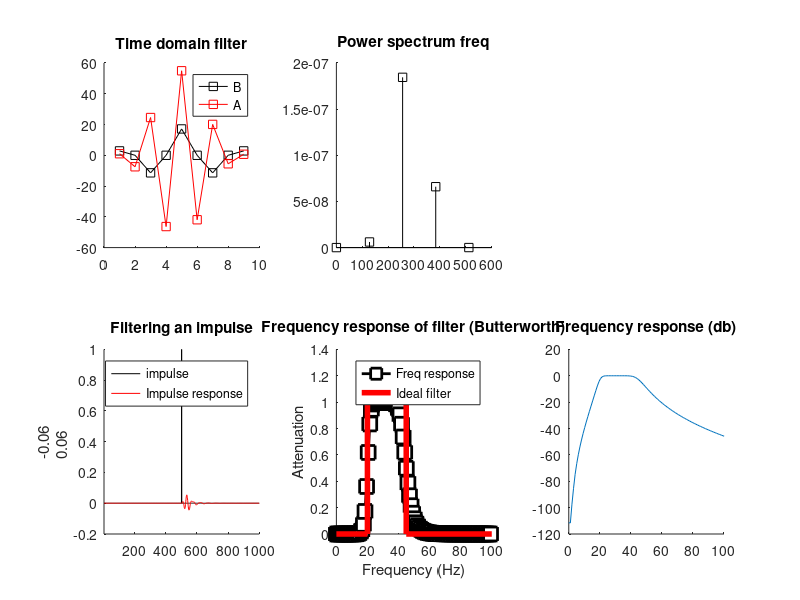
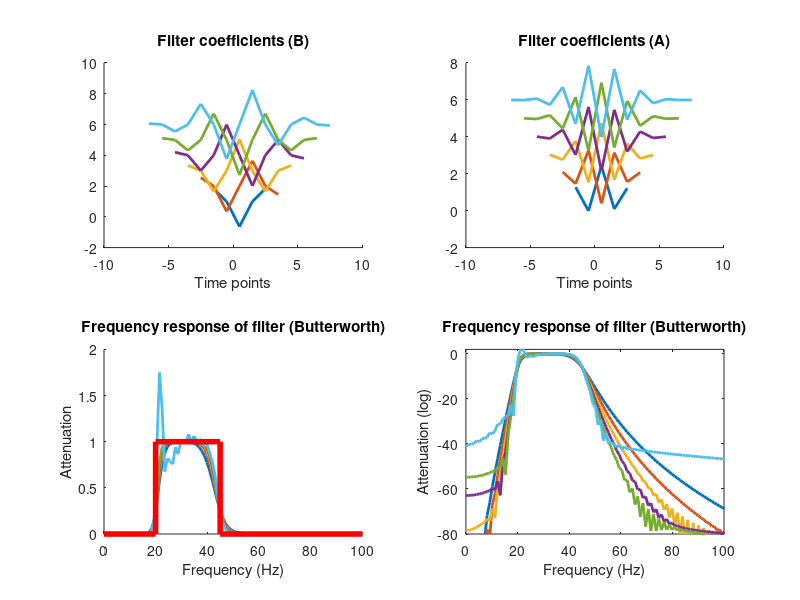

The MATLAB script that drew these images, in order:
%% butter
srate = 1024;
frange = [20 45];
nyquist = srate/2;

[b,a] = butter(4,[20,45]/nyquist);% b = original signal ko value , a = prev. value of already filtered signal

filtpow = abs(fft(b)).^2;
hz = linspace(0,srate/2,floor(length(b)/2)+1);

figure(1),clf,hold on
subplot(231),hold on
plot(b*1e5,'ks-')
plot(a,'rs-')
legend({'B';'A'})
title('Time domain filter')

subplot(232),hold on
stem(hz,filtpow(1:length(hz)),'ks-');
title('Power spectrum freq')



%% filter

%impulse
impulse = [zeros(1,500) 1 zeros(1,500)];

%impulse response
impulse_res = filter(b,a,impulse);

%fft
impulse_resX = abs(fft(impulse_res)).^2;
hz = linspace(0,nyquist,floor(length(impulse_res)/2)+1);

subplot(234),cla,hold on
plot(impulse,'k')
plot(impulse_res,'r')
legend({'impulse';'Impulse response'})
xlim([1 length(impulse_res)])
ylabel([-0.06 0.06])
title('Filtering an impulse')


subplot(235), hold on
plot(hz,impulse_resX(1:length(hz)),'ks-','linew',2,'markerfacecolor','w','markersize',10)
plot([0 frange(1) frange frange(2) nyquist],[0 0 1 1 0 0],'r','linew',4)
set(gca,'xlim',[0 100])
legend({'Freq response';'Ideal filter'})
xlabel('Frequency (Hz)'), ylabel('Attenuation')
title('Frequency response of filter (Butterworth)')

subplot(236),hold on
plot(hz,10*log10(impulse_resX(1:length(hz))))
xlim([0 100])
title('Frequency response (db)')


%% effects of order parameter

orders = 2:7;

fkernX = zeros(length(orders),1001);
hz = linspace(0,srate,1001);
n = zeros(length(orders),1);

figure(2), clf
for oi=1:length(orders)
    
    % create filter kernel
    [fkernB,fkernA] = butter(orders(oi),frange/nyquist);
    n(oi) = length(fkernB);
    
    % filter the impulse response and take its power
    fimp         = filter(fkernB,fkernA,impulse_res);
    fkernX(oi,:) = abs(fft(fimp)).^2;
    
    
    % show in plot
    subplot(221), hold on
    plot((1:n(oi))-n(oi)/2,zscore(fkernB)+oi,'linew',2)
    
    subplot(222), hold on
    plot((1:n(oi))-n(oi)/2,zscore(fkernA)+oi,'linew',2)
end

% add plot labels
subplot(221)
xlabel('Time points')
title('Filter coefficients (B)')

subplot(222)
xlabel('Time points')
title('Filter coefficients (A)')


% plot the spectra
subplot(223), hold on
plot(hz,fkernX,'linew',2)
plot([0 frange(1) frange frange(2) nyquist],[0 0 1 1 0 0],'r','linew',4)
set(gca,'xlim',[0 100])
xlabel('Frequency (Hz)'), ylabel('Attenuation')
title('Frequency response of filter (Butterworth)')

% in log space
subplot(224)
plot(hz,10*log10(fkernX),'linew',2)
set(gca,'xlim',[0 100],'ylim',[-80 2])
xlabel('Frequency (Hz)'), ylabel('Attenuation (log)')
title('Frequency response of filter (Butterworth)')
